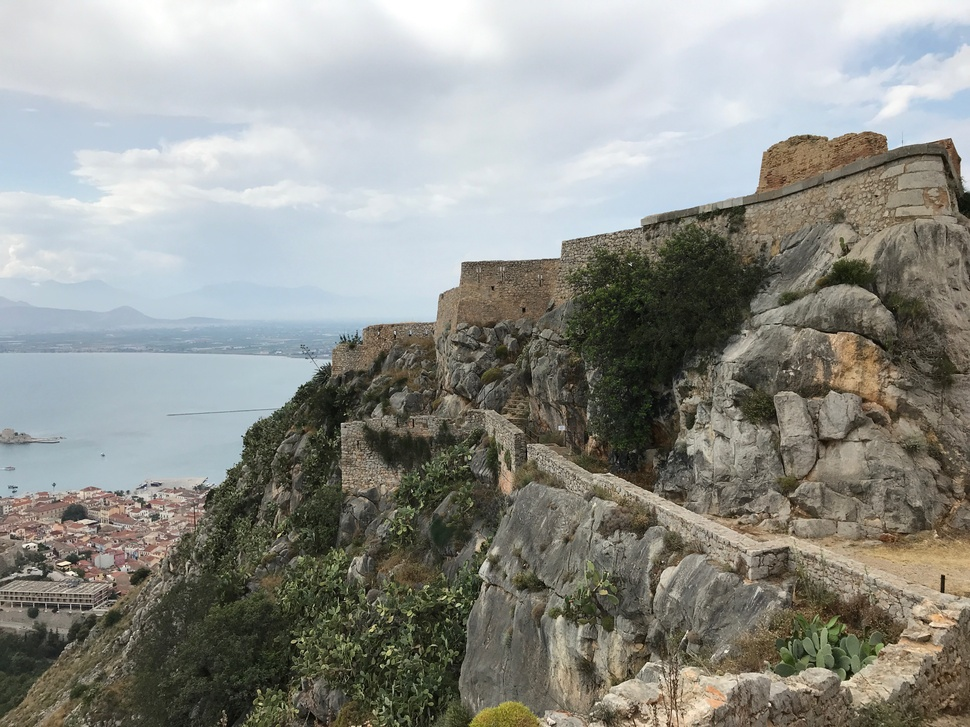
#> input picture images/IMG_5997.jpg, 970 x 727 px, shrunk from 4032 x 3024 before the run
$ jupyter execute test.ipynb   (shell and % lines are left out)
#> lines starting #> are read from the running program, lines starting #| are printed output that depends on the picture
[cell 1]
import cv2
import matplotlib.pyplot as plt
import numpy as np

[cell 2]
model_dir = "checkpoints/llava-fastvithd_0.5b_stage2" # checkpoints/llava-fastvithd_0.5b_stage3_llm.fp16
#model_dir = "ckpoints/llava-fastvithd_0.5b_stage3_llm.fp16"

[cell 3]
plt.imshow(cv2.cvtColor(cv2.imread("images/IMG_5997.jpg"), cv2.COLOR_BGR2RGB))

[cell 4]
plt.imshow(cv2.cvtColor(cv2.imread("images/IMG_6011.jpg"), cv2.COLOR_BGR2RGB))
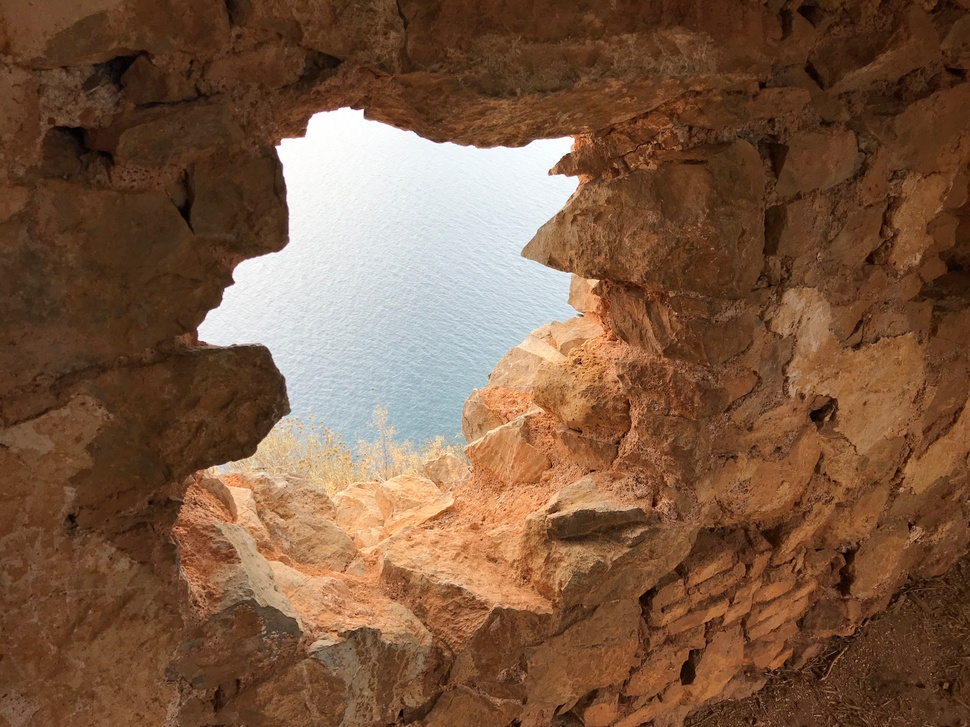
#> input picture images/IMG_6011.jpg, 970 x 727 px, shrunk from 4032 x 3024 before the run

[cell 5]
plt.imshow(cv2.cvtColor(cv2.imread("images/IMG_6017.jpg"), cv2.COLOR_BGR2RGB))
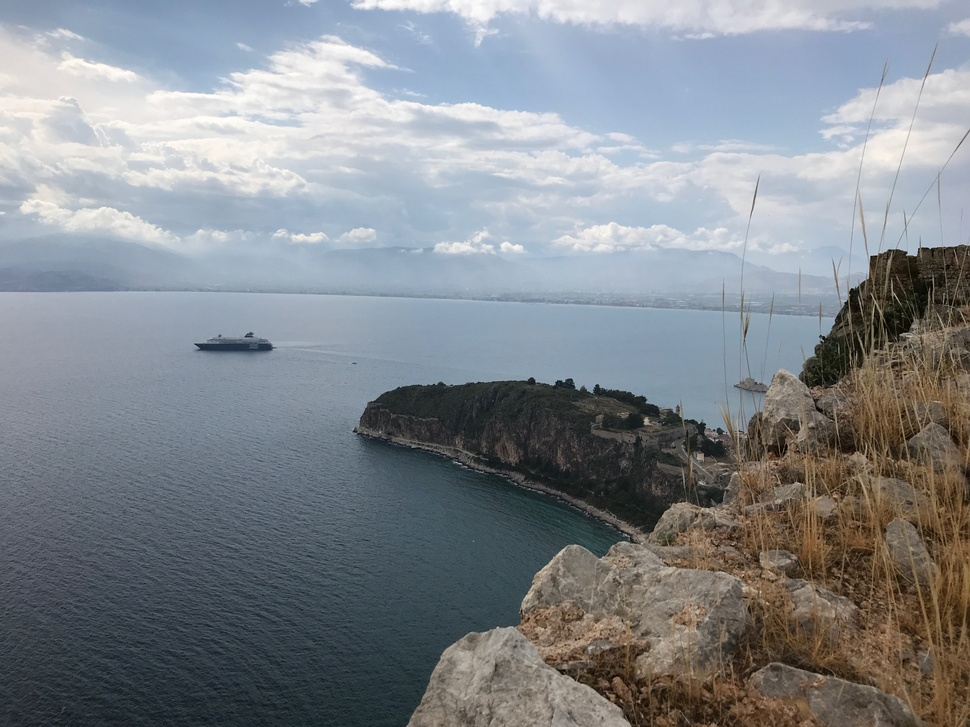
#> input picture images/IMG_6017.jpg, 970 x 727 px, shrunk from 4032 x 3024 before the run

[cell 6]
plt.imshow(cv2.cvtColor(cv2.imread("images/IMG_6039.jpg"), cv2.COLOR_BGR2RGB))
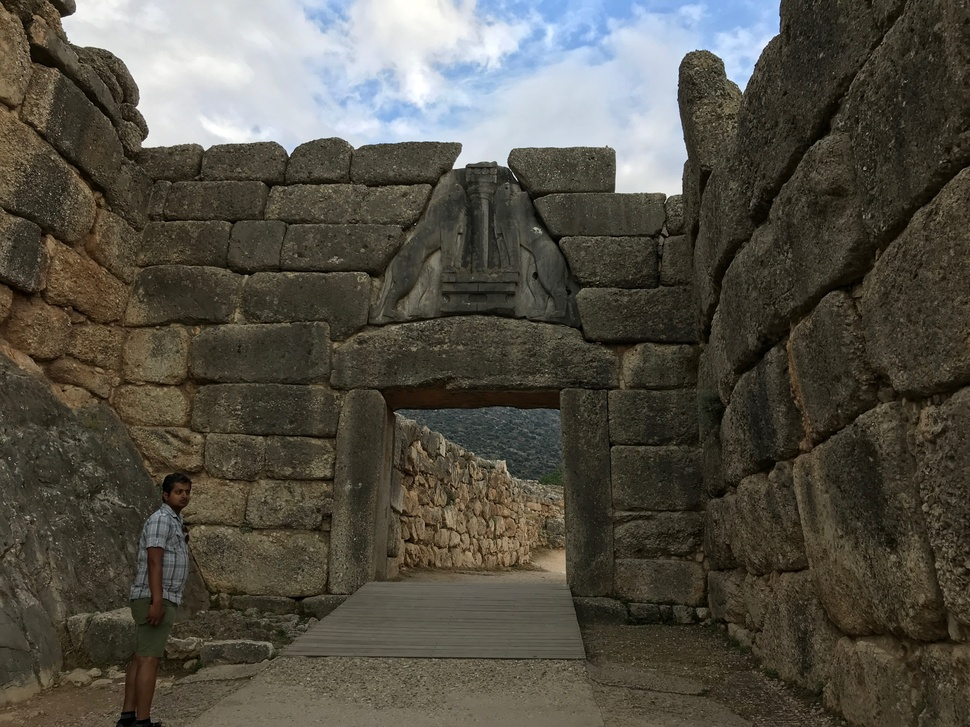
#> input picture images/IMG_6039.jpg, 970 x 727 px, shrunk from 4032 x 3024 before the run
